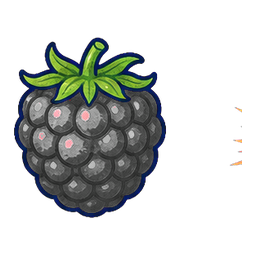
#> input picture games/snake/assets-src/snake/fruit-apple.png, 256 x 256 px
$ python -i pico8_title_assets.py   (imports and definitions only)
#> lines starting #> are read from the running program, lines starting #| are printed output that depends on the picture
#!/usr/bin/env python3
"""Compile an enlarged 128x128 pixel-art master into a PICO-8 screen payload."""

from __future__ import annotations

import argparse
from pathlib import Path

from PIL import Image

PALETTE = (
    (0, 0, 0), (29, 43, 83), (126, 37, 83), (0, 135, 81),
    (171, 82, 54), (95, 87, 79), (194, 195, 199), (255, 241, 232),
    (255, 0, 77), (255, 163, 0), (255, 236, 39), (0, 228, 54),
    (41, 173, 255), (131, 118, 156), (255, 119, 168), (255, 204, 170),
)
BEGIN = "-- BEGIN GENERATED TITLE"
END = "-- END GENERATED TITLE"


def nearest(rgb: tuple[int, int, int]) -> int:
    return min(range(16), key=lambda index: sum(
        (rgb[channel] - PALETTE[index][channel]) ** 2 for channel in range(3)
    ))


def compile_pixels(source: Path) -> tuple[list[int], Image.Image]:
    image = Image.open(source).convert("RGB")
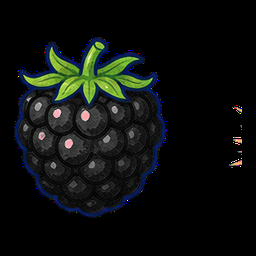
#> image: PIL image 256x256 RGB; mean R, G, B 12.9, 15.9, 13.8
    side = min(image.size)
#> side = 256
    left, top = (image.width - side) // 2, (image.height - side) // 2
#> left = 0; top = 0
    # Title masters represent a native 128x128 pixel canvas enlarged for
    # review. Nearest-neighbour sampling preserves those authored pixel blocks;
    # a smoothing filter would turn the title back into a reduced illustration.
    image = image.crop((left, top, left + side, top + side)).resize(
        (128, 128), Image.Resampling.NEAREST
    )
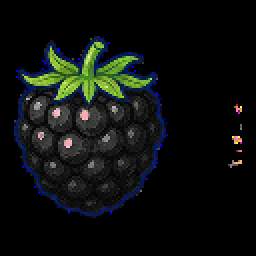
#> image: PIL image 128x128 RGB (shown 2 times larger); mean R, G, B 13, 16, 13.9
    values = [nearest(image.getpixel((x, y))) for y in range(128) for x in range(128)]
#> values = 16384 values, max 15 at index 3373, min 0 at index 0, mean 0.571
    preview = Image.new("RGB", (128, 128))
#> preview: PIL image 128x128 RGB; every value is 0
    preview.putdata([PALETTE[value] for value in values])
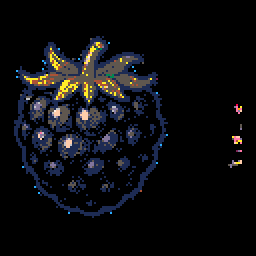
#> preview: PIL image 128x128 RGB (shown 2 times larger); mean R, G, B 12.2, 12.6, 15.1
    if not set(preview.getdata()).issubset(set(PALETTE)):
        raise ValueError("compiled title contains a colour outside the PICO-8 palette")
    return values, preview


# [17 lines left out: functions encode, lua_chunks, not called in this run]


def generated_source(payload: str) -> str:
    return f"{BEGIN}\ntitle_data={lua_chunks(payload)}\n{END}"


# [31 lines left out: functions inject, main, not called in this run]


# [2 lines not run here, left out]

>>> result = compile_pixels('../games/snake/assets-src/snake/fruit-apple.png')
